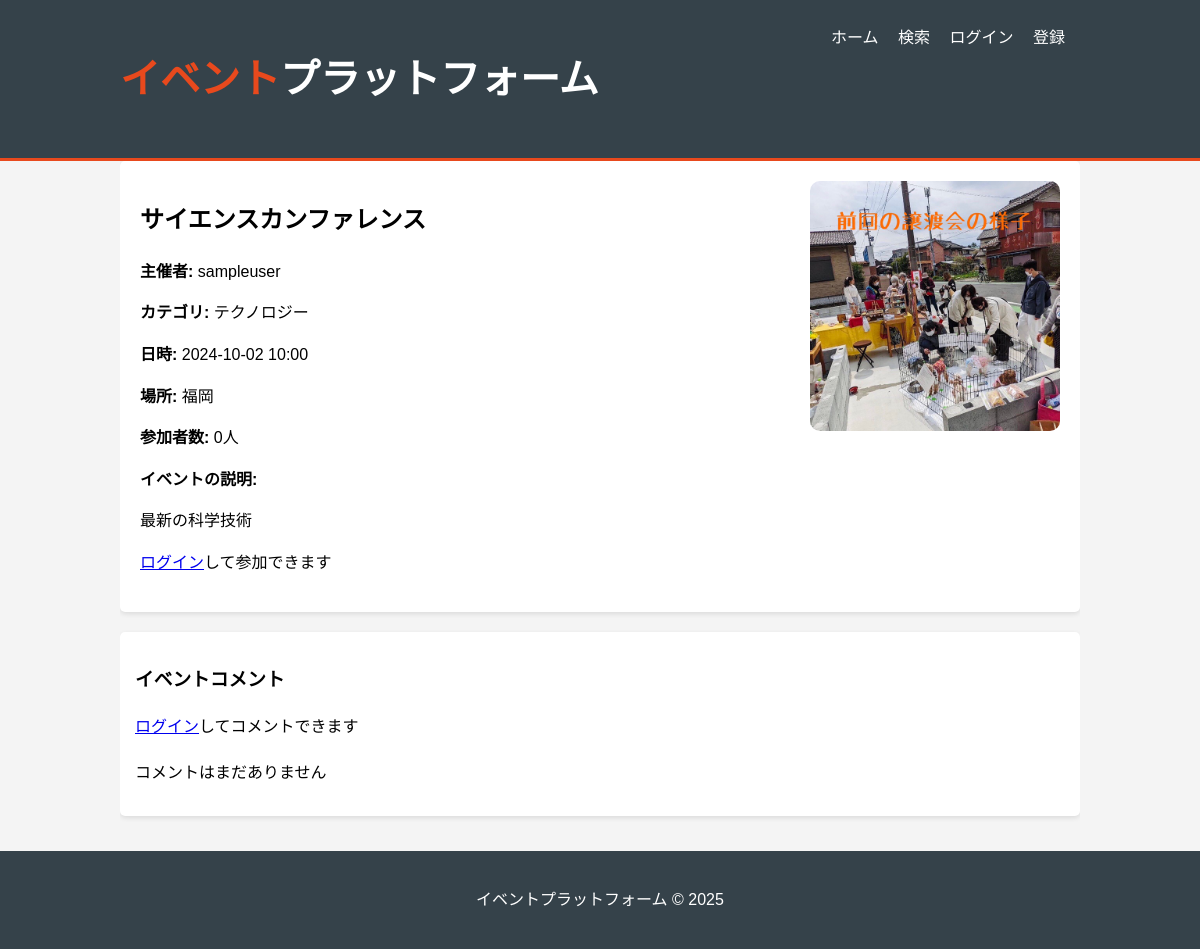
Screenshot of /event/14 with the database file from the repository.
### app.py (models this page shows)
class Event(db.Model):
    id = db.Column(db.Integer, primary_key=True)
    title = db.Column(db.String(100), nullable=False)
    description = db.Column(db.Text, nullable=False)
    location = db.Column(db.String(100), nullable=False)
    date = db.Column(db.DateTime, nullable=False)
    category = db.Column(db.String(50), nullable=False)
    user_id = db.Column(db.Integer, db.ForeignKey('user.id'), nullable=False)
    image_filename = db.Column(db.String(255), nullable=True) # 画像ファイル名を追加
    comments = db.relationship('Comment', backref='event', lazy=True)
    participants = db.relationship('Participant', backref='event', lazy=True)

class User(db.Model):
    id = db.Column(db.Integer, primary_key=True)
    username = db.Column(db.String(50), unique=True, nullable=False)
    password = db.Column(db.String(50), nullable=False)
    events = db.relationship('Event', backref='creator', lazy=True)

### app.py (the view)
@app.route('/event/<int:event_id>')
def event_detail(event_id):
    event = Event.query.get_or_404(event_id)
    comments = Comment.query.filter_by(event_id=event_id).all()
    is_participant = False
    if 'user_id' in session:
        participant = Participant.query.filter_by(event_id=event_id, user_id=session['user_id']).first()
        is_participant = participant is not None
    participants = Participant.query.filter_by(event_id=event_id).all()
    participant_count = len(participants)
    return render_template('event_detail.html',
                          event=event,
                          comments=comments,
                          is_participant=is_participant,
                          participant_count=participant_count)

### templates/event_detail.html
{% extends "layout.html" %}
{% block content %}
    <div class="event-detail-card">
        <div class="event-text">
            <h2>{{ event.title }}</h2>
            <p><strong>主催者:</strong> {{ event.creator.username }}</p>
            <p><strong>カテゴリ:</strong> {{ event.category }}</p>
            <p><strong>日時:</strong> {{ event.date.strftime('%Y-%m-%d %H:%M') }}</p>
            <p><strong>場所:</strong> {{ event.location }}</p>
            <p><strong>参加者数:</strong> {{ participant_count }}人</p>
            <p><strong>イベントの説明:</strong></p>
            <p>{{ event.description }}</p>
            {% if 'user_id' in session %}
                {% if session['user_id'] != event.user_id %}
                    {% if is_participant %}
                        <a href="{{ url_for('leave_event', event_id=event.id) }}" class="btn" style="background:#e74c3c;">退出する</a>
                    {% else %}
                        <a href="{{ url_for('join_event', event_id=event.id) }}" class="btn">参加する</a>
                    {% endif %}
                {% else %}
                    <p>あなたはこのイベントの主催者です。</p>
                {% endif %}
            {% else %}
                <p><a href="{{ url_for('login') }}">ログイン</a>して参加できます</p>
            {% endif %}
        </div>
        {% if event.image_filename %}
        <img src="{{ url_for('uploaded_file', filename=event.image_filename) }}" alt="{{ event.title }}" class="event-image">
        {% endif %}
    </div>
    <div class="card">
        <h3>イベントコメント</h3>
        {% if 'user_id' in session %}
            <form method="POST" action="{{ url_for('add_comment', event_id=event.id) }}">
                <div>
                    <label for="content">コメントを投稿:</label>
                    <textarea name="content" id="content" rows="3" required></textarea>
                </div>
                <button type="submit" class="btn">投稿する</button>
            </form>
        {% else %}
            <p><a href="{{ url_for('login') }}">ログイン</a>してコメントできます</p>
        {% endif %}
        <div style="margin-top: 20px;">
            {% for comment in comments %}
                <div class="comment">
                    <p><strong>{{ comment.user.username }}</strong> が {{ comment.created_at.strftime('%Y-%m-%d %H:%M') }} に言いました:</p>
                    <p>{{ comment.content }}</p>
                </div>
            {% else %}
                <p>コメントはまだありません</p>
            {% endfor %}
        </div>
    </div>
{% endblock %}

### static/style.css (style rules this page uses)
body { font-family: Arial, sans-serif; margin: 20px; background-color: #f4f4f4; }
.card { background-color: #fff; padding: 20px; margin-bottom: 20px; border-radius: 5px; box-shadow: 0 2px 5px rgba(0, 0, 0, 0.1); }
.event-image { width: 250px; height: auto; border-radius: 10px; float: right; margin-left: 20px; }
.event-text { flex-grow: 1; margin-right: 20px; }
.event-detail-card { background-color: #fff; padding: 20px; border-radius: 5px; box-shadow: 0 2px 5px rgba(0, 0, 0, 0.1); margin-bottom: 20px; display: flex; align-items: flex-start; flex-wrap: wrap; }

### templates/layout.html (style rules this page uses)
body { font-family: Arial, sans-serif; margin: 0; padding: 0; background-color: #f4f4f4; line-height: 1.6; }
.card { background: white; padding: 15px; margin: 15px 0; box-shadow: 0 2px 5px rgba(0,0,0,0.1); }

### rows the page displays
Event: title "サイエンスカンファレンス", category "テクノロジー", date "2024-10-02 10:00", location "福岡", description "最新の科学技術", image_filename (picture)
User: creator.username "sampleuser"

### other values shown
{{ participant_count }} "0"
